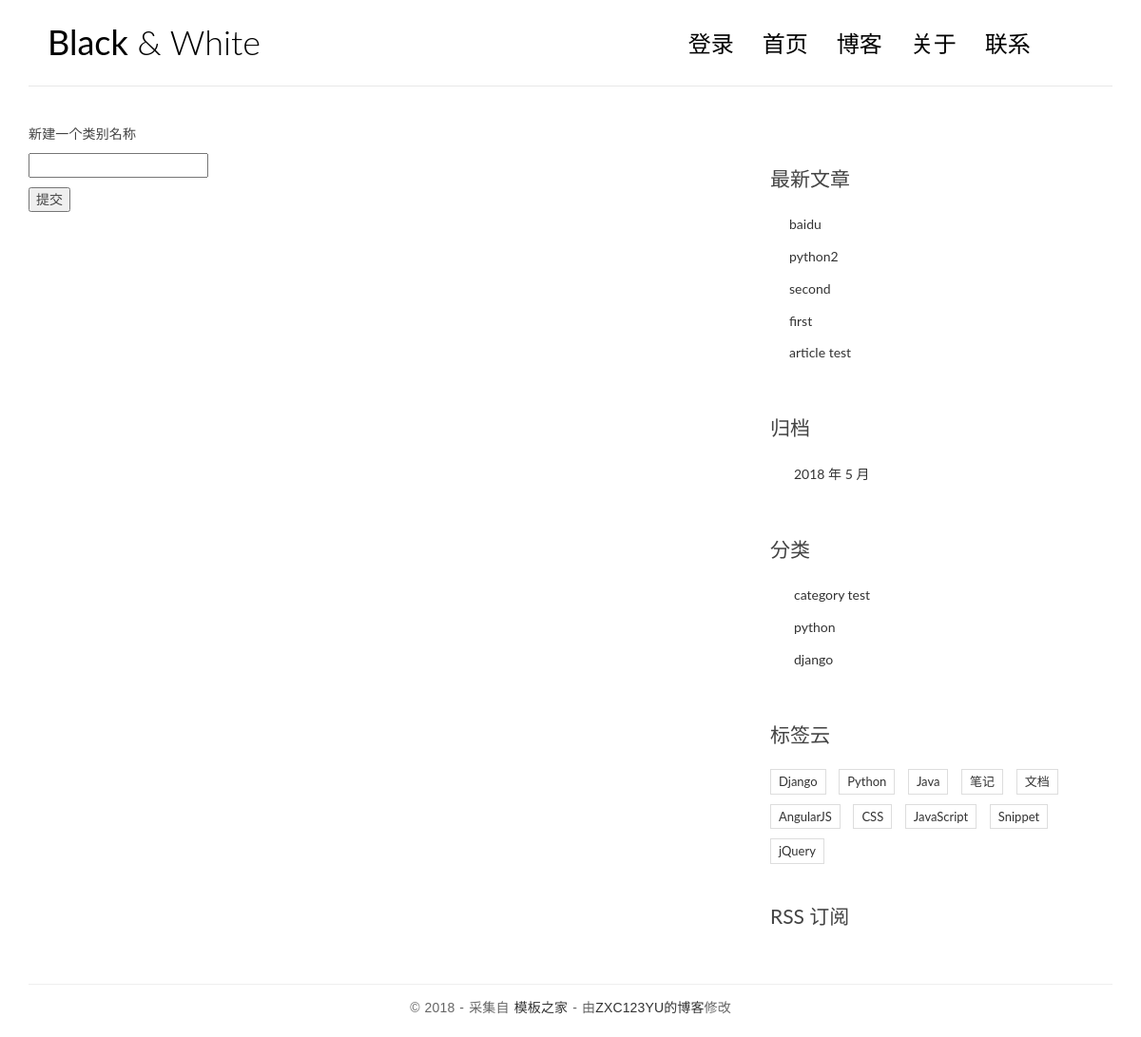
Page /new_category/ on the committed database.
### blog/models.py (models this page shows, shortened)
class Article(models.Model):
	title = models.CharField(max_length=70)
	body = models.TextField()
	created_time = models.DateTimeField(auto_now_add=True)
	modified_time = models.DateTimeField(auto_now_add=True)
	excerpt = models.CharField(max_length=200,blank=True)
	category = models.ForeignKey(Category)
	tag = models.ManyToManyField(Tag,blank=True)
	author = models.ForeignKey(User)
	views = models.PositiveIntegerField(default=0)
	class Meta:
		ordering = ['-created_time']
	def get_absolute_url(self):
		return reverse('blog:detail',kwargs={'pk':self.pk})

class Category(models.Model):
	name = models.CharField(max_length=100)

### blog/views.py (the view)
# urls.py: url(r'^new_category/$',views.new_category,name='new_category'),
def new_category(request):
    if request.method != "POST":
        form = CategoryForm()
    else:
        form = CategoryForm(request.POST)
        if form.is_valid():
            form.save()
            return HttpResponseRedirect(reverse('blog:index'))
    context = {'form': form}
    return render(request,'blog/new_category.html',context)

### blog/forms.py
class CategoryForm(forms.ModelForm):
	class Meta:
		model = Category
		fields = ['name']
		labels = {'name': ''}

### blog/templatetags/blog_tags.py (called while the page is built)
@register.simple_tag #最新文章
def get_recent_articles(num = 5):
	return Article.objects.all().order_by('-created_time')[:num]

@register.simple_tag #归档
def archives():
	return Article.objects.dates('created_time','month',order='DESC')

@register.simple_tag #分类数据
def get_categories():
	return Category.objects.all()

### templates/blog/new_category.html (shortened to what this page needs)
{% extends 'base.html' %}
{% load staticfiles %}
             {% block main %}
                <p>新建一个类别名称</p>
                <form action="{% url 'blog:new_category' category_id%}" method='POST'>
                    {{ form.as_p }}
                    <input type="submit" value="提交">
                </form>
             {% endblock main %}

### templates/base.html (shortened to what this page needs)
{% load staticfiles %}
{% load blog_tags %}
<!DOCTYPE html>
<html>
<head>
    <link rel="stylesheet" href="{% static 'blog/css/bootstrap.min.css' %}">
    <link rel="stylesheet" href="http://code.ionicframework.com/ionicons/2.0.1/css/ionicons.min.css">
    <link rel="stylesheet" href="{% static 'blog/css/pace.css' %}">
    <link rel="stylesheet" href="{% static 'blog/css/custom.css' %}">
</head>
<body>
<div class="container">
    <header id="site-header">
        <div class="row">
            <div class="col-md-4 col-sm-5 col-xs-8">
                <div class="logo">
                    <h1><a href="{% url 'blog:index' %}"><b>Black</b> &amp; White</a></h1>
                </div>
            </div>
            <div class="col-md-8 col-sm-7 col-xs-4">
                <nav class="main-nav" role="navigation">
                    <div class="collapse navbar-collapse" id="bs-example-navbar-collapse-1">
                        <ul class="nav navbar-nav navbar-right">
                            {% if user.is_authenticated %}
                                <li class="cl-effect-11">
                                   <a href="">  hello,{{ user.username }}  </a>
                                </li>
                            {% else %}
                                <li class="cl-effect-11">
                                    <a href="{% url 'users:login' %}" data-hover="登录">登录</a>
                                </li>
                            {% endif%}
                            <li class="cl-effect-11">
                                <a href="{% url 'blog:index' %}" data-hover="首页">首页</a>
                            </li>
                            <li class="cl-effect-11"><a href="full-width.html" data-hover="博客">博客</a></li>
                            <li class="cl-effect-11"><a href="about.html" data-hover="关于">关于</a></li>
                            <li class="cl-effect-11"><a href="contact.html" data-hover="联系">联系</a></li>
                        </ul>
                    </div>
                </nav>
            </div>
        </div>
    </header>
</div>
<div class="content-body">
    <div class="container">
        <div class="row">
            <main class="col-md-8">
                {% block main%}
                {% endblock main%}
            </main>
            <aside class="col-md-4">
                <div class="widget widget-recent-posts">
                    <h3 class="widget-title">最新文章</h3>
                    {% get_recent_articles as recent_article_list %}
                    <ul>
                        {% for article in recent_article_list %}
                        <li>
                            <a href="{{ article.get_absolute_url }}">{{ article.title }}</a>
                        </li>
                        {% empty %}
                         暂无文章！
                        {% endfor %}
                    </ul>
                </div>
                <div class="widget widget-archives">
                    <h3 class="widget-title">归档</h3>
                    {% archives as date_list %}
                    <ul>
                        {%for date in date_list %}
                        <li>
                            <a href="{% url 'blog:archives' date.year date.month %}">
                                {{ date.year }} 年 {{ date.month }} 月</a>
                        </li>
                        {% empty %}
                        暂无归档！
                        {% endfor %}
                    </ul>
                </div>
                <div class="widget widget-category">
                    <h3 class="widget-title">分类</h3>
                    {% get_categories as category_list %}
                    <ul>
                        {% for category in category_list %}
                        <li>
                            <a href="{% url 'blog:category' category.pk %}">
                                {{ category.name }}</a>
                        </li>
                        {% empty %}
                        暂无分类！
                        {% endfor %}
                    </ul>
                </div>
                <div class="widget widget-tag-cloud">
                    <h3 class="widget-title">标签云</h3>
                    <ul>
                        <li>
                            <a href="#">Django</a>
                        </li>
                        <li>
                            <a href="#">Python</a>
                        </li>
                        <li>
                            <a href="#">Java</a>
                        </li>
                        <li>
                            <a href="#">笔记</a>
                        </li>
                        <li>
                            <a href="#">文档</a>
                        </li>
                        <li>
                            <a href="#">AngularJS</a>
                        </li>
                        <li>
                            <a href="#">CSS</a>
                        </li>
                        <li>
                            <a href="#">JavaScript</a>
                        </li>
                        <li>
                            <a href="#">Snippet</a>
                        </li>
                        <li>
                            <a href="#">jQuery</a>
                        </li>
                    </ul>
                </div>
                <div class="rss">
                    <a href=""> RSS 订阅</a>
                </div>
            </aside>
        </div>
    </div>
</div>
<footer id="site-footer">
    <div class="container">
        <div class="row">
            <div class="col-md-12">
                <p class="copyright">&copy 2018 - 采集自
                    <a href="http://www.cssmoban.com/"target="_blank" title="模板之家">模板之家</a>
                    - 由<a href="" title="网页模板" target="_blank">ZXC123YU的博客</a>修改
                </p>
            </div>
        </div>
    </div>
</footer>
</body>
</html>

### blog/static/blog/css/custom.css (style rules this page uses)
* { outline: none; }
h1, h2, h3, h4, h5, h6 { margin-top: 0; }
b { font-weight: 400; }
a { color: #333; }
body { color: #444; font-family: 'Lato', sans-serif; }
p { font-family: 'Ubuntu', sans-serif; font-weight: 400; word-spacing: 1px; letter-spacing: 0.01em; }
#site-header { background-color: #FFF; padding: 25px 20px; margin-bottom: 40px; border-bottom: 1px solid #e7e7e7; }
.logo h1 a { color: #000; }
.logo h1 { margin: 0; font-family: 'Lato', sans-serif; font-weight: 300; }
.main-nav { margin-top: 11px; max-width: 95%; }
.main-nav a { color: #000000 !important; padding: 0 0 5px 0 !important; margin-right: 30px; font-family: 'Lato', sans-serif; font-weight: 300; font-size: 24px; }
.cl-effect-11 a { padding: 10px 0; color: #0972b4; text-shadow: none; }
.cl-effect-11 a::before { position: absolute; top: 0; left: 0; overflow: hidden; padding: 0 0 5px 0 !important; max-width: 0; border-bottom: 1px solid #000; color: #000; content: attr(data-hover); white-space: nowrap; -webkit-transition: max-width 0.5s; -moz-transition: max-width 0.5s; transition: max-width 0.5s; }
.content-body { padding-bottom: 4em; }
.widget { background: #fff; padding: 30px 0 0; }
.widget-title { font-size: 1.5em; margin-bottom: 20px; line-height: 1.6; padding: 10px 0 0; font-weight: 400; }
.widget-recent-posts ul { padding: 0; margin: 0; padding-left: 20px; }
.widget-recent-posts ul li { list-style-type: none; position: relative; line-height: 170%; margin-bottom: 10px; }
.widget-recent-posts ul li::before { content: '\f3d3'; font-family: "Ionicons"; position: absolute; left: -17px; top: 3px; font-size: 16px; color: #000; }
.widget-archives ul { padding: 0; margin: 0; padding-left: 25px; }
.widget-archives ul li { list-style-type: none; position: relative; line-height: 170%; margin-bottom: 10px; }
.widget-archives ul li::before { content: '\f3f3'; font-family: "Ionicons"; position: absolute; left: -25px; top: 1px; font-size: 16px; color: #000; }
.widget-category ul { padding: 0; margin: 0; padding-left: 25px; }
.widget-category ul li { list-style-type: none; position: relative; line-height: 170%; margin-bottom: 10px; }
.widget-category ul li::before { content: '\f3fe'; font-family: "Ionicons"; position: absolute; left: -25px; top: 1px; font-size: 18px; color: #000; }
.widget-tag-cloud ul { padding: 0; margin: 0; margin-right: -10px; }
.widget-tag-cloud ul li { list-style-type: none; font-size: 13px; display: inline-block; margin-right: 10px; margin-bottom: 10px; padding: 3px 8px; border: 1px solid #ddd; }
.rss { font-size: 21px; margin-top: 30px; }
.rss a { color: #444; }
#site-footer { padding-top: 10px; padding: 0 0 1.5em 0; }
.copyright { text-align: center; padding-top: 1em; margin: 0; border-top: 1px solid #eee; color: #666; }

### rows in the picture
Article: title "baidu"
Article: title "python2"
Article: title "second"
Article: title "first"
Article: title "article test"
Category: name "category test"
Category: name "python"
Category: name "django"

### other values in the picture
{{ date.year }} "2018"
{{ date.month }} "5"
